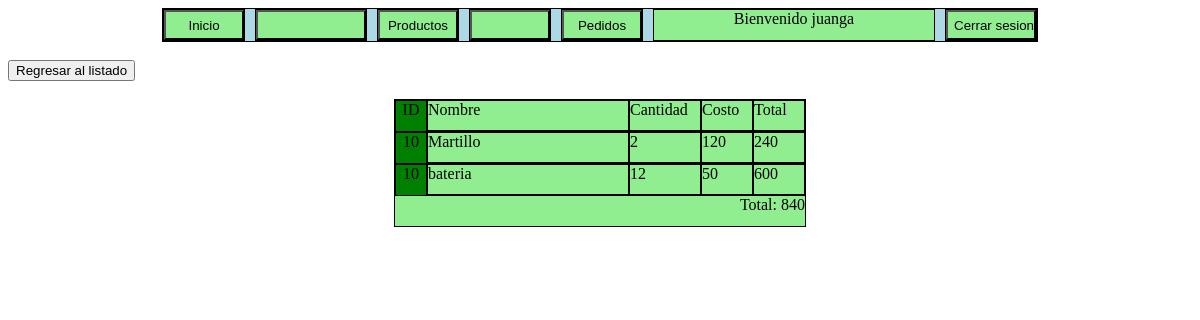
Page /Pedidos/Pedidos_detalle.php?id=10 (signed in) on the committed database.
### tables this page shows
CREATE TABLE IF NOT EXISTS `pedidos_productos` (
  `id` int(11) NOT NULL AUTO_INCREMENT,
  `id_pedido` int(11) NOT NULL,
  `id_producto` int(11) NOT NULL,
  `cantidad` int(11) NOT NULL,
  `precio` double NOT NULL,
  PRIMARY KEY (`id`)
);

CREATE TABLE IF NOT EXISTS `productos` (
  `id` int(11) NOT NULL AUTO_INCREMENT,
  `nombre` varchar(128) NOT NULL,
  `codigo` varchar(32) NOT NULL,
  `descripcion` text NOT NULL,
  `costo` double NOT NULL,
  `stock` int(11) NOT NULL,
  `archivo_n` varchar(255) NOT NULL,
  `archivo` varchar(128) NOT NULL,
  `status` int(1) NOT NULL DEFAULT '1',
  `eliminado` int(1) NOT NULL DEFAULT '0',
  PRIMARY KEY (`id`)
);

### Pedidos/Pedidos_detalle.php (the view, shortened to what this page needs)
<?php
    $varsesion =$_SESSION['nombre'];
    if($varsesion==null||$varsesion==''){
        header("Location:Index.php");
    }
    else{
        $name = $_SESSION['nombre'];
    }
?>
<html>
    <head>
    </head>
    <body>
    <div class='Menup'>
            <div class='Inicio'>
            <input type="button" class='botoni' value="Inicio" onclick="bienvenido();">
            </div>
            <?php
            if($_SESSION['rol']==1){
                echo" <div class='administradores'>
            <input type='button' class='botona' value='Administradores' onclick='administradores();'>
            </div>";
            }
            else{
                echo" <div class='administradores'>
            <input type='button' class='botona'>
            </div>";
            }
            ?>
            <div class='productos'>
            <input type="button" class='botonp' value="Productos" onclick="productos();">
            </div>
            <?php
            if($_SESSION['rol']==1){
                echo" <div class='baners'>
                <input type='button' class='botoni' value='Baners' onclick='baners();'>
                </div>";
            }
            else{
                echo" <div class='baners'>
                <input type='button' class='botoni'>
                </div>";
            }
            ?>
            <div clasS='pedidos'>
            <input type="button" class='botoni' value="Pedidos" onclick="pedidos();">
            </div>
            <div class='nombre'>Bienvenido <?php echo $name;?> </div>
            <div class='cerrar'>
            <input type="button" class='boton' value="Cerrar sesion" onclick="cerrarsesion();">
            </div>
        </div><br>
        <button onclick="window.location.href='./Pedidos_lista.php'">Regresar al listado</button><br><br>
        <div class='fila'>
            <div class='id'>ID</div>
            <div class='name'>Nombre</div>
            <div class='cantidad'>Cantidad</div>
            <div class='costo'>Costo</div>
            <div class='total'>Total</div>
        </div>
        <?php
            $con=conecta();
            $id_pedido=$_REQUEST['id'];
            $sql="SELECT * FROM `pedidos_productos` WHERE id_pedido=$id_pedido";
            $res=$con->query($sql);
            $total=0;
            while($row=$res->fetch_array()){
                $id_producto=$row['id_producto'];
                $cantidad=$row['cantidad'];
                $precio=$row['precio'];
                $subtotal=$precio*$cantidad;
                $sql2="SELECT * FROM `productos` WHERE id=$id_producto";
                $res2=$con->query($sql2);
                $row2=$res2->fetch_array();
                $nombre=$row2['nombre'];
                echo" <div class='fila'>";
                echo"<div class='id'>$id_pedido</div>";
                echo"<div class='name'>$nombre</div>";
                echo"<div class='cantidad'>$cantidad</div>";
                echo"<div class='costo'>$precio</div>";
                echo"<div class='total'>$subtotal</div>";
                echo"</div>";
                $total+=$subtotal;
                }
                echo"<div class='fila2'>Total: $total</div>";
        ?>
    </body>
</html>

### Pedidos/Pedidos_detalle.php (style rules this page uses)
.menup { height: 32px; width: 874px; border: 1px solid black; margin-left: auto; margin-right: auto; background-color:lightblue; }
.Inicio { float: left; height: 30px; width: 80px; border: 1px solid black; background-color:lightgreen; margin-right:10px; }
.administradores { float:left; border: 1px solid black; margin-right:10px; }
.productos { float:left; border: 1px solid black; margin-right:10px; }
.baners { float:left; border: 1px solid black; margin-right:10px; }
.pedidos { float:left; border: 1px solid black; margin-right:10px; }
.nombre { height: 30px; width: 280px; border: 1px solid black; background-color:lightgreen; float: left; text-align: center; }
.cerrar { height: 30px; width: 90px; border: 1px solid black; background-color:lightgreen; float: left; margin-left:10px; }
.botoni { background-color: lightgreen; width: 80px; height: 30px; float:left; }
.botona { background-color: lightgreen; width: 110px; height: 30px; }
.botonp { background-color: lightgreen; width: 80px; height: 30px; }
.fila { background-color:lightgreen; height: 30px; border: 1px solid black; width: 410px; margin-right: auto; margin-left: auto; }
.id { float: left; border: 1px solid black; text-align:center; height: 30px; width:30px; background-color:green; }
.name { float: left; border: 1px solid black; text-align:left; height: 30px; width: 200px; }
.cantidad { float: left; border: 1px solid black; text-align:left; height: 30px; width: 70px; }
.costo { float: left; border: 1px solid black; text-align:left; height: 30px; width: 50px; }
.total { float: left; border: 1px solid black; text-align:left; height: 30px; width: 50px; }
.fila2 { background-color:lightgreen; height: 30px; border: 1px solid black; width: 410px; margin-right: auto; margin-left: auto; text-align: right; }
.boton { background-color: lightgreen; width: 90px; height: 30px; }

### rows in the picture
pedidos_productos: id_producto.nombre "Martillo", cantidad "2", precio "120", subtotal "240"
pedidos_productos: id_producto.nombre "bateria", cantidad "12", precio "50", subtotal "600"

### other values in the picture
$name "juanga"
$total "840"
